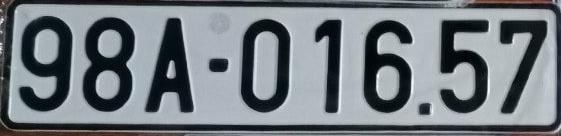
#> input picture Biển số xe/Full biển/1.jpg, 561 x 136 px, found by its file name
$ jupyter execute --allow-errors useTesseract.ipynb   (shell and % lines are left out)
#> lines starting #> are read from the running program, lines starting #| are printed output that depends on the picture; after the words box and inside, x2 and y2 are one past the last pixel; in counts of white or black regions, pixels touching at a corner belong together
#> further down, img is the input picture: shape (136, 561, 3); mean B, G, R 128.3, 122.6, 115.8
#> in upsize, `return cv2.resize(image,None,fx=2,fy=2,interpolation=cv2.INTER_CUBIC)`:
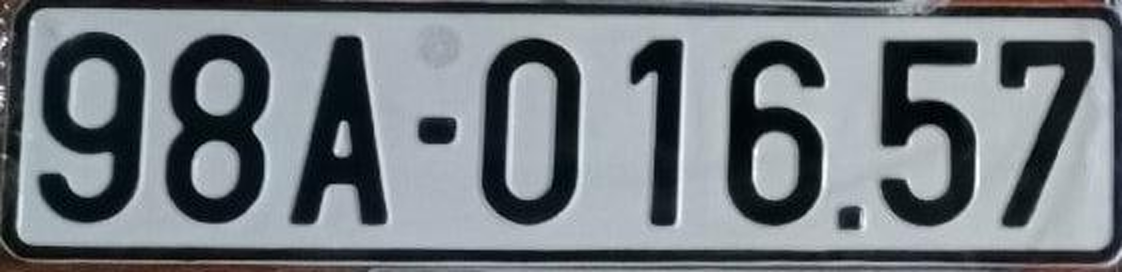
#> returned value: shape (272, 1122, 3); mean of channels 0, 1, 2 128.3, 122.6, 115.8; drawn as B, G, R
**Mounted Drive**

[cell 1]
from google.colab import drive
drive.mount('/content/drive/')

**TesseractOCR**

[cell 2]
import pytesseract
from pytesseract import Output
import matplotlib.pyplot as plt
import cv2
import glob
import os
import numpy as np
from google.colab.patches import cv2_imshow
from google.colab import files

from PIL import Image

**HelperFunction**

[cell 3]
def get_grayscale(image):
    return cv2.cvtColor(image, cv2.COLOR_BGR2GRAY)
#> returned value: shape (272, 1122)

def remove_noise(image):
    return cv2.medianBlur(image,5)

def denoise(image):
    return cv2.GaussianBlur(image,(5,5),0)

def thresholding(image):
    return cv2.threshold(image, 0, 255, cv2.THRESH_BINARY + cv2.THRESH_OTSU)[1]
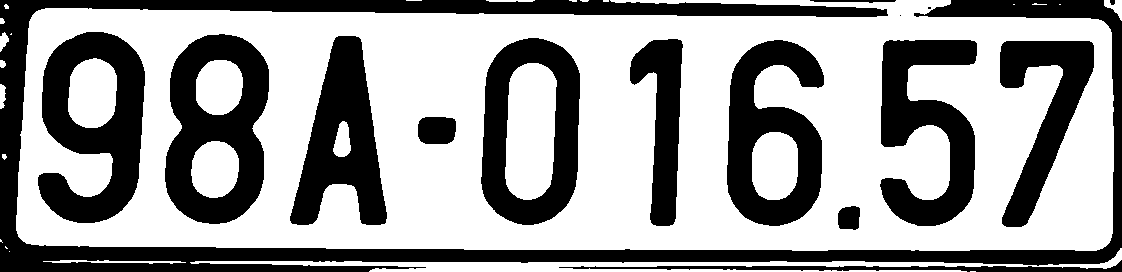
#> returned value: shape (272, 1122); 61.6% white; 16 black regions (2 under 20 px), largest, box (x1, y1, x2, y2) and area: (0, 0, 1122, 272) 37780, (165, 34, 269, 224) 11654, (38, 32, 145, 223) 11642

def dilate(image):
    kernel = np.ones((5,5),np.uint8)
    return cv2.dilate(image, kernel, iterations = 1)

def erode(image):
    kernel = np.ones((5,5),np.uint8)
    return cv2.erode(image, kernel, iterations = 1)

def opening(image):
    kernel = np.ones((5,5),np.uint8)
    return cv2.morphologyEx(image, cv2.MORPH_OPEN, kernel)
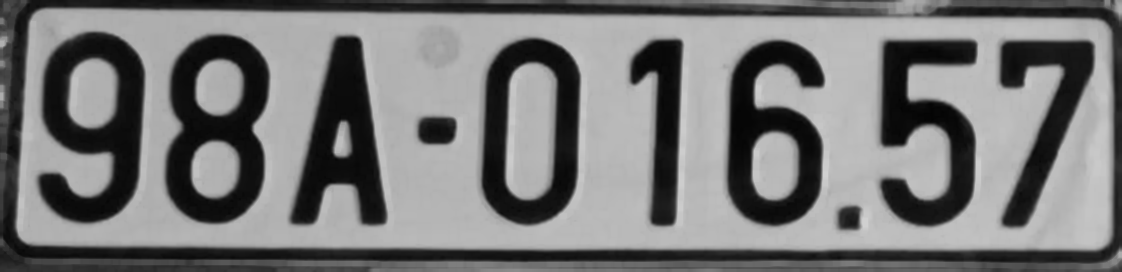
#> returned value: shape (272, 1122); min 3, max 208, mean 119.6

def deskew(image):
    coords = np.column_stack(np.where(image > 0))
    angle = cv2.minAreaRect(coords)[-1]
    if angle < -45:
       angle = -(90 + angle)
    else:
       angle = -angle
    (h, w) = image.shape[:2]
    center = (w // 2, h // 2)
    M = cv2.getRotationMatrix2D(center, angle, 1.0)
    rotated = cv2.warpAffine(image, M, (w, h), flags=cv2.INTER_CUBIC, borderMode=cv2.BORDER_REPLICATE)
    return rotated

def canny(image):
    return cv2.Canny(image, 100, 200)
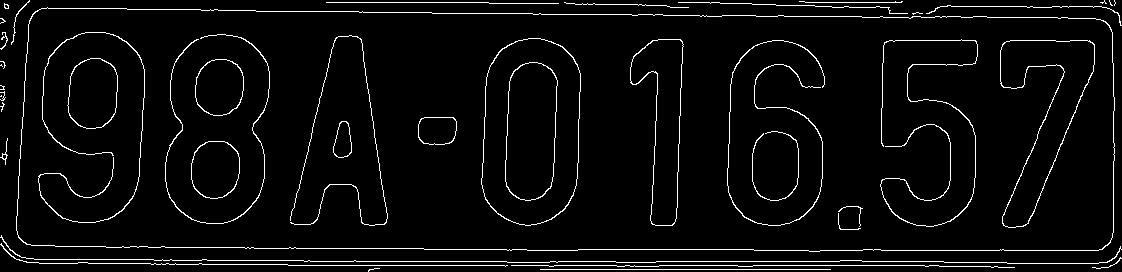
#> returned value: shape (272, 1122); 4.2% white in thin lines or dots

def upsize(image):
    return cv2.resize(image,None,fx=2,fy=2,interpolation=cv2.INTER_CUBIC)

[cell 4]
def show_result(image,choice = 1):
    if choice == 1:
       image = upsize(image)
    gray = get_grayscale(image)
    gray = denoise(gray)
    thresh = thresholding(gray)
    open_util = opening(gray)
    canny_util = canny(gray)

    images = [gray,thresh,open_util,canny_util]
    results = []
    for img in images:
        predicted_result = pytesseract.image_to_string(img, lang ='eng',config=custom_config)
        results.append(predicted_result)
#> this loop made 1 pass
#> after the loop, results = []
    for img,res in zip(images,results):
        cv2_imshow(img)

[cell 5]
config ='--oem 3 --psm 7 -c tessedit_char_whitelist=ABCDEFGHIJKLMNOPQRSTUVWXYZ0123456789'
custom_config = r'--oem 3 --psm 6'
black_config = r'-c tessedit_char_blacklist=0123456789 --psm 6'

[cell 6]
#not preprocessing

path_to_image = "/content/drive/MyDrive/DATA/New_data/Full biển/1.jpg"
img = cv2.imread(path_to_image)
#> (the rest of this cell did not finish here and is left out)

[cell 7]
#preprocessing
show_result(img)
#> (the call stopped at in show_result, `predicted_result = pytesseract.image_to_string(img, lang ='eng',config..`: pytesseract is not available in this run)

[cell 8]
#get bounding box
h, w, c = img.shape
#> h = 136; w = 561; c = 3
#> (the rest of this cell did not finish here and is left out)

$ run again, with Biển số xe/Full biển/10.jpg copied over Biển số xe/Full biển/1.jpg
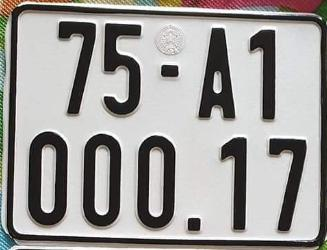
#> input picture Biển số xe/Full biển/10.jpg, 327 x 250 px, found by its file name
#> img is the input picture: shape (250, 327, 3); mean B, G, R 154.5, 156.6, 159
#> in thresholding, `return cv2.threshold(image, 0, 255, cv2.THRESH_BINARY + cv2.THRESH_OTS..`:
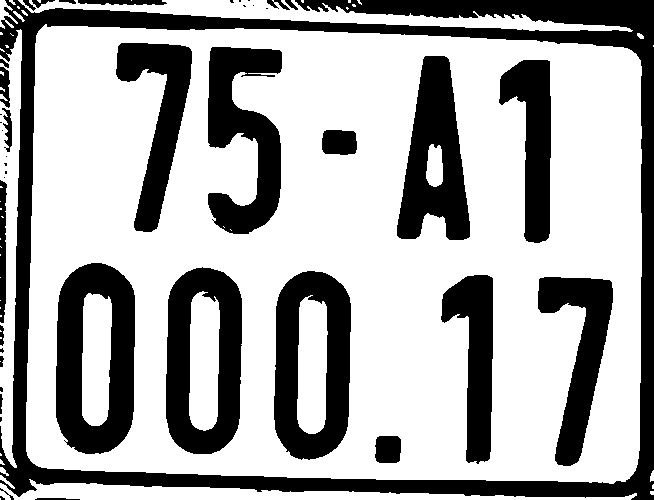
#> returned value: shape (500, 654); 67.3% white; 44 black regions (17 under 20 px), largest, box (x1, y1, x2, y2) and area: (0, 0, 654, 500) 36295, (56, 263, 135, 454) 9866, (274, 271, 351, 460) 9055
#> in canny, `return cv2.Canny(image, 100, 200)`:
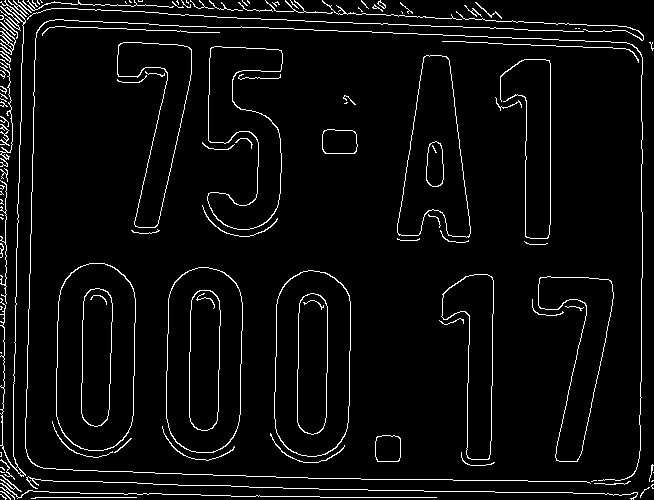
#> returned value: shape (500, 654); 4.5% white in thin lines or dots
#> the loop in show_result, `for img in images:` made 1 pass
#> after the loop in show_result, `for img in images:`: results = []

$ run again, with Biển số xe/Full biển/11.jpg copied over Biển số xe/Full biển/1.jpg
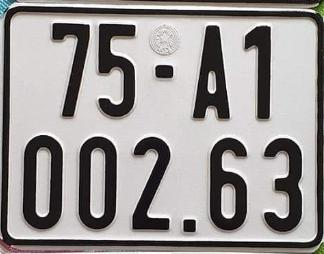
#> input picture Biển số xe/Full biển/11.jpg, 324 x 254 px, found by its file name
#> img is the input picture: shape (254, 324, 3); mean B, G, R 148.9, 150, 153.8
#> in thresholding, `return cv2.threshold(image, 0, 255, cv2.THRESH_BINARY + cv2.THRESH_OTS..`:
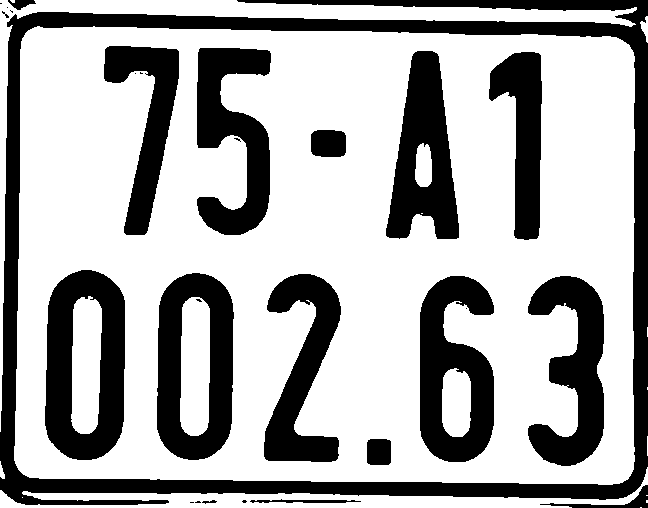
#> returned value: shape (508, 648); 67.8% white; 28 black regions (12 under 20 px), largest, box (x1, y1, x2, y2) and area: (0, 0, 648, 505) 33418, (45, 270, 125, 460) 9784, (157, 273, 234, 460) 8963
#> in canny, `return cv2.Canny(image, 100, 200)`:
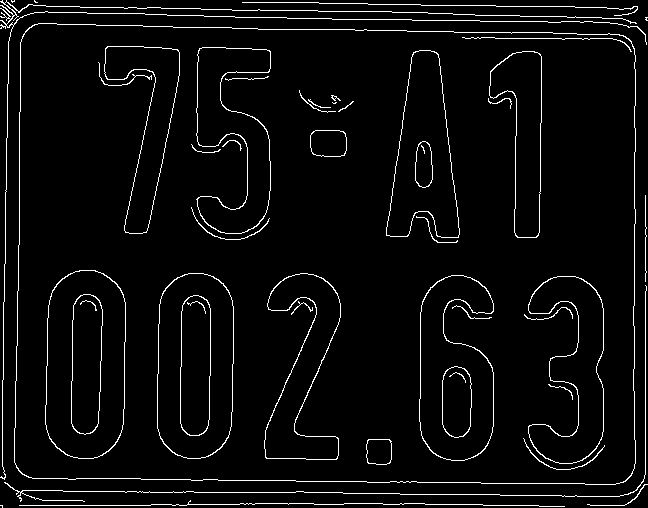
#> returned value: shape (508, 648); 4.2% white in thin lines or dots
#> the loop in show_result, `for img in images:` made 1 pass
#> after the loop in show_result, `for img in images:`: results = []

$ run again, with Biển số xe/Full biển/12.jpg copied over Biển số xe/Full biển/1.jpg
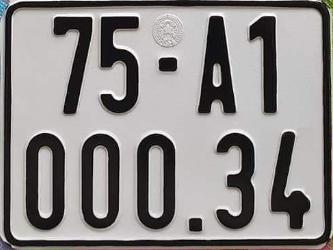
#> input picture Biển số xe/Full biển/12.jpg, 333 x 250 px, found by its file name
#> img is the input picture: shape (250, 333, 3); mean B, G, R 139, 139.6, 143.1
#> in thresholding, `return cv2.threshold(image, 0, 255, cv2.THRESH_BINARY + cv2.THRESH_OTS..`:
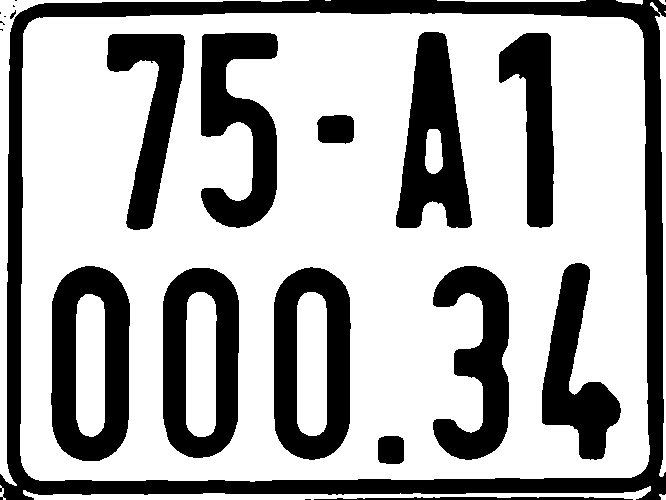
#> returned value: shape (500, 666); 67.8% white; 22 black regions (8 under 20 px), largest, box (x1, y1, x2, y2) and area: (0, 0, 666, 500) 31969, (51, 266, 130, 461) 9788, (274, 267, 351, 460) 9176
#> in canny, `return cv2.Canny(image, 100, 200)`:
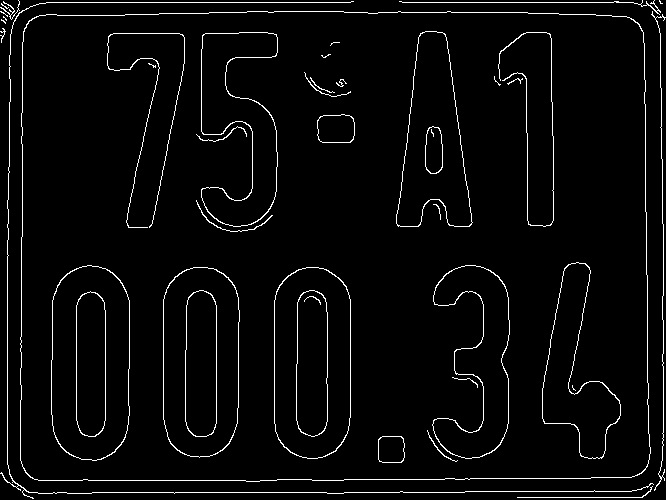
#> returned value: shape (500, 666); 3.6% white in thin lines or dots
#> the loop in show_result, `for img in images:` made 1 pass
#> after the loop in show_result, `for img in images:`: results = []
